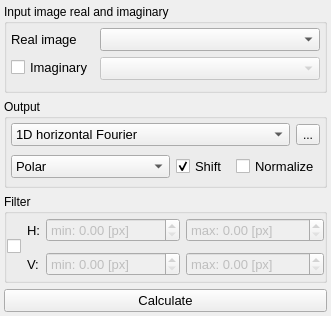
<?xml version="1.0" encoding="UTF-8"?>
<ui version="4.0">
 <class>SpectralAnalysis</class>
 <widget class="QMainWindow" name="SpectralAnalysis">
  <property name="geometry">
   <rect>
    <x>0</x>
    <y>0</y>
    <width>322</width>
    <height>316</height>
   </rect>
  </property>
  <property name="windowTitle">
   <string>MathOperation</string>
  </property>
  <property name="iconSize">
   <size>
    <width>20</width>
    <height>20</height>
   </size>
  </property>
  <property name="unifiedTitleAndToolBarOnMac">
   <bool>true</bool>
  </property>
  <widget class="QWidget" name="centralwidget">
   <layout class="QGridLayout" name="gridLayout_3">
    <property name="leftMargin">
     <number>4</number>
    </property>
    <property name="topMargin">
     <number>4</number>
    </property>
    <property name="rightMargin">
     <number>4</number>
    </property>
    <property name="bottomMargin">
     <number>4</number>
    </property>
    <item row="3" column="0">
     <widget class="QPushButton" name="calculate">
      <property name="font">
       <font>
        <pointsize>10</pointsize>
       </font>
      </property>
      <property name="text">
       <string>Calculate</string>
      </property>
     </widget>
    </item>
    <item row="2" column="0">
     <widget class="QGroupBox" name="groupBox_5">
      <property name="title">
       <string>Filter</string>
      </property>
      <layout class="QGridLayout" name="gridLayout_2" columnstretch="0,0,1,1">
       <property name="leftMargin">
        <number>0</number>
       </property>
       <property name="topMargin">
        <number>0</number>
       </property>
       <property name="rightMargin">
        <number>0</number>
       </property>
       <property name="bottomMargin">
        <number>0</number>
       </property>
       <item row="0" column="0" rowspan="2">
        <widget class="QCheckBox" name="useFilter">
         <property name="text">
          <string/>
         </property>
         <property name="neutrinoSave" stdset="0">
          <bool>false</bool>
         </property>
        </widget>
       </item>
       <item row="0" column="1">
        <widget class="QLabel" name="label_9">
         <property name="font">
          <font>
           <pointsize>10</pointsize>
          </font>
         </property>
         <property name="text">
          <string>H:</string>
         </property>
        </widget>
       </item>
       <item row="0" column="2">
        <widget class="QDoubleSpinBox" name="filterMinX">
         <property name="enabled">
          <bool>false</bool>
         </property>
         <property name="font">
          <font>
           <pointsize>10</pointsize>
          </font>
         </property>
         <property name="prefix">
          <string>min: </string>
         </property>
         <property name="suffix">
          <string> [px]</string>
         </property>
         <property name="maximum">
          <double>99999.990000000005239</double>
         </property>
         <property name="neutrinoSave" stdset="0">
          <bool>true</bool>
         </property>
        </widget>
       </item>
       <item row="0" column="3">
        <widget class="QDoubleSpinBox" name="filterMaxX">
         <property name="enabled">
          <bool>false</bool>
         </property>
         <property name="font">
          <font>
           <pointsize>10</pointsize>
          </font>
         </property>
         <property name="prefix">
          <string>max: </string>
         </property>
         <property name="suffix">
          <string> [px]</string>
         </property>
         <property name="maximum">
          <double>99999.990000000005239</double>
         </property>
         <property name="neutrinoSave" stdset="0">
          <bool>true</bool>
         </property>
        </widget>
       </item>
       <item row="1" column="1">
        <widget class="QLabel" name="label_10">
         <property name="font">
          <font>
           <pointsize>10</pointsize>
          </font>
         </property>
         <property name="text">
          <string>V:</string>
         </property>
        </widget>
       </item>
       <item row="1" column="2">
        <widget class="QDoubleSpinBox" name="filterMinY">
         <property name="enabled">
          <bool>false</bool>
         </property>
         <property name="font">
          <font>
           <pointsize>10</pointsize>
          </font>
         </property>
         <property name="prefix">
          <string>min: </string>
         </property>
         <property name="suffix">
          <string> [px]</string>
         </property>
         <property name="maximum">
          <double>99999.990000000005239</double>
         </property>
         <property name="neutrinoSave" stdset="0">
          <bool>true</bool>
         </property>
        </widget>
       </item>
       <item row="1" column="3">
        <widget class="QDoubleSpinBox" name="filterMaxY">
         <property name="enabled">
          <bool>false</bool>
         </property>
         <property name="font">
          <font>
           <pointsize>10</pointsize>
          </font>
         </property>
         <property name="prefix">
          <string>max: </string>
         </property>
         <property name="suffix">
          <string> [px]</string>
         </property>
         <property name="maximum">
          <double>99999.990000000005239</double>
         </property>
         <property name="neutrinoSave" stdset="0">
          <bool>true</bool>
         </property>
        </widget>
       </item>
      </layout>
     </widget>
    </item>
    <item row="0" column="0">
     <widget class="QGroupBox" name="groupBox_4">
      <property name="title">
       <string>Input image real and imaginary</string>
      </property>
      <layout class="QFormLayout" name="formLayout">
       <property name="leftMargin">
        <number>4</number>
       </property>
       <property name="topMargin">
        <number>4</number>
       </property>
       <property name="rightMargin">
        <number>4</number>
       </property>
       <property name="bottomMargin">
        <number>4</number>
       </property>
       <item row="1" column="0">
        <widget class="QLabel" name="label">
         <property name="font">
          <font>
           <pointsize>10</pointsize>
          </font>
         </property>
         <property name="text">
          <string>Real image</string>
         </property>
        </widget>
       </item>
       <item row="1" column="1">
        <widget class="QComboBox" name="image">
         <property name="font">
          <font>
           <pointsize>10</pointsize>
          </font>
         </property>
         <property name="neutrinoImage" stdset="0">
          <bool>true</bool>
         </property>
        </widget>
       </item>
       <item row="2" column="0">
        <widget class="QCheckBox" name="useImaginary">
         <property name="font">
          <font>
           <pointsize>10</pointsize>
          </font>
         </property>
         <property name="text">
          <string>Imaginary</string>
         </property>
         <property name="neutrinoSave" stdset="0">
          <bool>true</bool>
         </property>
        </widget>
       </item>
       <item row="2" column="1">
        <widget class="QComboBox" name="imaginary">
         <property name="enabled">
          <bool>false</bool>
         </property>
         <property name="font">
          <font>
           <pointsize>10</pointsize>
          </font>
         </property>
         <property name="neutrinoImage" stdset="0">
          <bool>true</bool>
         </property>
        </widget>
       </item>
      </layout>
     </widget>
    </item>
    <item row="1" column="0">
     <widget class="QGroupBox" name="groupBox_3">
      <property name="title">
       <string>Output</string>
      </property>
      <layout class="QGridLayout" name="gridLayout">
       <property name="leftMargin">
        <number>4</number>
       </property>
       <property name="topMargin">
        <number>4</number>
       </property>
       <property name="rightMargin">
        <number>4</number>
       </property>
       <property name="bottomMargin">
        <number>4</number>
       </property>
       <item row="0" column="0">
        <widget class="QComboBox" name="spectral_transform">
         <property name="font">
          <font>
           <pointsize>10</pointsize>
          </font>
         </property>
         <property name="neutrinoSave" stdset="0">
          <bool>true</bool>
         </property>
         <item>
          <property name="text">
           <string>1D horizontal Fourier</string>
          </property>
         </item>
         <item>
          <property name="text">
           <string>1D vertical Fourier</string>
          </property>
         </item>
         <item>
          <property name="text">
           <string>2D Fourier</string>
          </property>
         </item>
        </widget>
       </item>
       <item row="0" column="1">
        <widget class="QToolButton" name="direction">
         <property name="toolTip">
          <string>Forward (&gt;) / Backward(&lt;)</string>
         </property>
         <property name="text">
          <string>...</string>
         </property>
         <property name="checkable">
          <bool>true</bool>
         </property>
         <property name="neutrinoSave" stdset="0">
          <bool>true</bool>
         </property>
        </widget>
       </item>
       <item row="1" column="0" colspan="2">
        <widget class="QWidget" name="widget" native="true">
         <layout class="QHBoxLayout" name="horizontalLayout">
          <property name="leftMargin">
           <number>0</number>
          </property>
          <property name="topMargin">
           <number>0</number>
          </property>
          <property name="rightMargin">
           <number>0</number>
          </property>
          <property name="bottomMargin">
           <number>0</number>
          </property>
          <item>
           <widget class="QComboBox" name="output_format">
            <property name="font">
             <font>
              <pointsize>10</pointsize>
             </font>
            </property>
            <property name="neutrinoSave" stdset="0">
             <bool>true</bool>
            </property>
            <item>
             <property name="text">
              <string>Polar</string>
             </property>
            </item>
            <item>
             <property name="text">
              <string>Rectagular</string>
             </property>
            </item>
            <item>
             <property name="text">
              <string>Power spectrum</string>
             </property>
            </item>
            <item>
             <property name="text">
              <string>Log10 power spectrum</string>
             </property>
            </item>
           </widget>
          </item>
          <item>
           <widget class="QCheckBox" name="doshift_cb">
            <property name="font">
             <font>
              <pointsize>10</pointsize>
             </font>
            </property>
            <property name="toolTip">
             <string>Swap FFT quadrants (after for forward and before for backward)</string>
            </property>
            <property name="text">
             <string>Shift</string>
            </property>
            <property name="checked">
             <bool>true</bool>
            </property>
            <property name="neutrinoSave" stdset="0">
             <bool>true</bool>
            </property>
           </widget>
          </item>
          <item>
           <widget class="QCheckBox" name="normalize">
            <property name="font">
             <font>
              <pointsize>10</pointsize>
             </font>
            </property>
            <property name="toolTip">
             <string>Divide results by the square root of the image surface</string>
            </property>
            <property name="text">
             <string>Normalize</string>
            </property>
            <property name="neutrinoSave" stdset="0">
             <bool>true</bool>
            </property>
           </widget>
          </item>
         </layout>
        </widget>
       </item>
      </layout>
     </widget>
    </item>
   </layout>
  </widget>
 </widget>
 <resources/>
 <connections>
  <connection>
   <sender>useFilter</sender>
   <signal>toggled(bool)</signal>
   <receiver>filterMaxX</receiver>
   <slot>setEnabled(bool)</slot>
   <hints>
    <hint type="sourcelabel">
     <x>18</x>
     <y>192</y>
    </hint>
    <hint type="destinationlabel">
     <x>240</x>
     <y>175</y>
    </hint>
   </hints>
  </connection>
  <connection>
   <sender>useFilter</sender>
   <signal>toggled(bool)</signal>
   <receiver>filterMaxY</receiver>
   <slot>setEnabled(bool)</slot>
   <hints>
    <hint type="sourcelabel">
     <x>18</x>
     <y>192</y>
    </hint>
    <hint type="destinationlabel">
     <x>240</x>
     <y>209</y>
    </hint>
   </hints>
  </connection>
  <connection>
   <sender>useFilter</sender>
   <signal>toggled(bool)</signal>
   <receiver>filterMinX</receiver>
   <slot>setEnabled(bool)</slot>
   <hints>
    <hint type="sourcelabel">
     <x>18</x>
     <y>192</y>
    </hint>
    <hint type="destinationlabel">
     <x>108</x>
     <y>175</y>
    </hint>
   </hints>
  </connection>
  <connection>
   <sender>useFilter</sender>
   <signal>toggled(bool)</signal>
   <receiver>filterMinY</receiver>
   <slot>setEnabled(bool)</slot>
   <hints>
    <hint type="sourcelabel">
     <x>18</x>
     <y>192</y>
    </hint>
    <hint type="destinationlabel">
     <x>108</x>
     <y>209</y>
    </hint>
   </hints>
  </connection>
  <connection>
   <sender>useImaginary</sender>
   <signal>toggled(bool)</signal>
   <receiver>imaginary</receiver>
   <slot>setEnabled(bool)</slot>
   <hints>
    <hint type="sourcelabel">
     <x>20</x>
     <y>60</y>
    </hint>
    <hint type="destinationlabel">
     <x>164</x>
     <y>61</y>
    </hint>
   </hints>
  </connection>
 </connections>
</ui>
